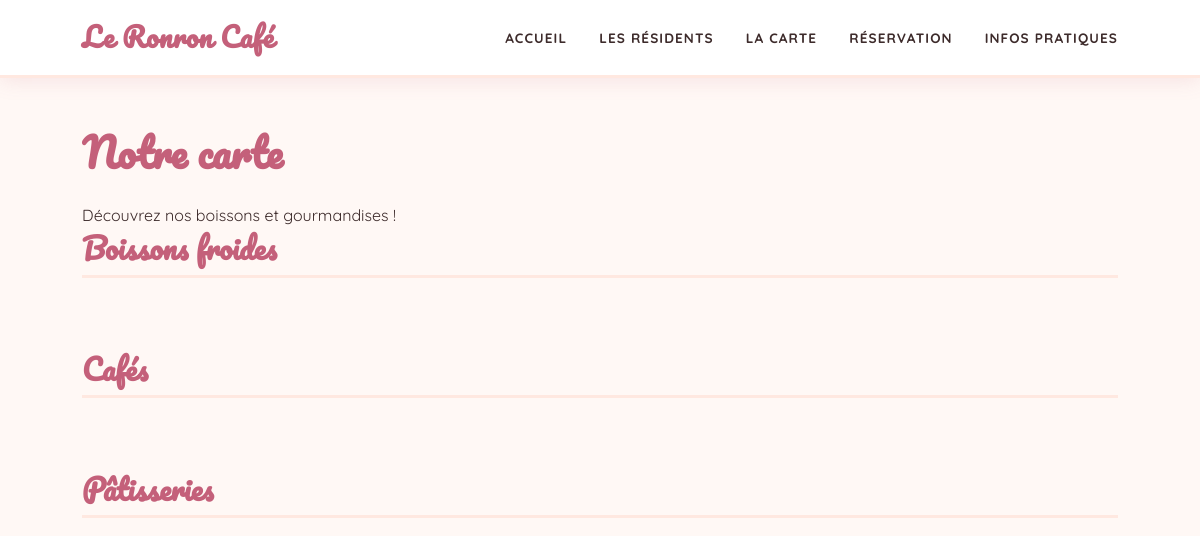
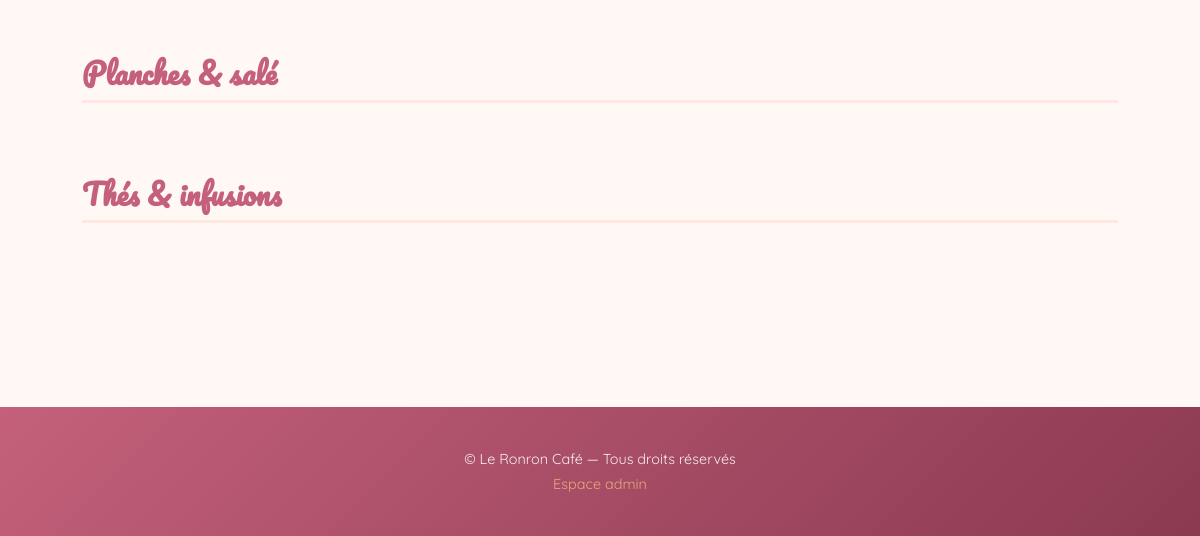
Before: /index.php?page=carte with the older database file (2 pictures, top to bottom).
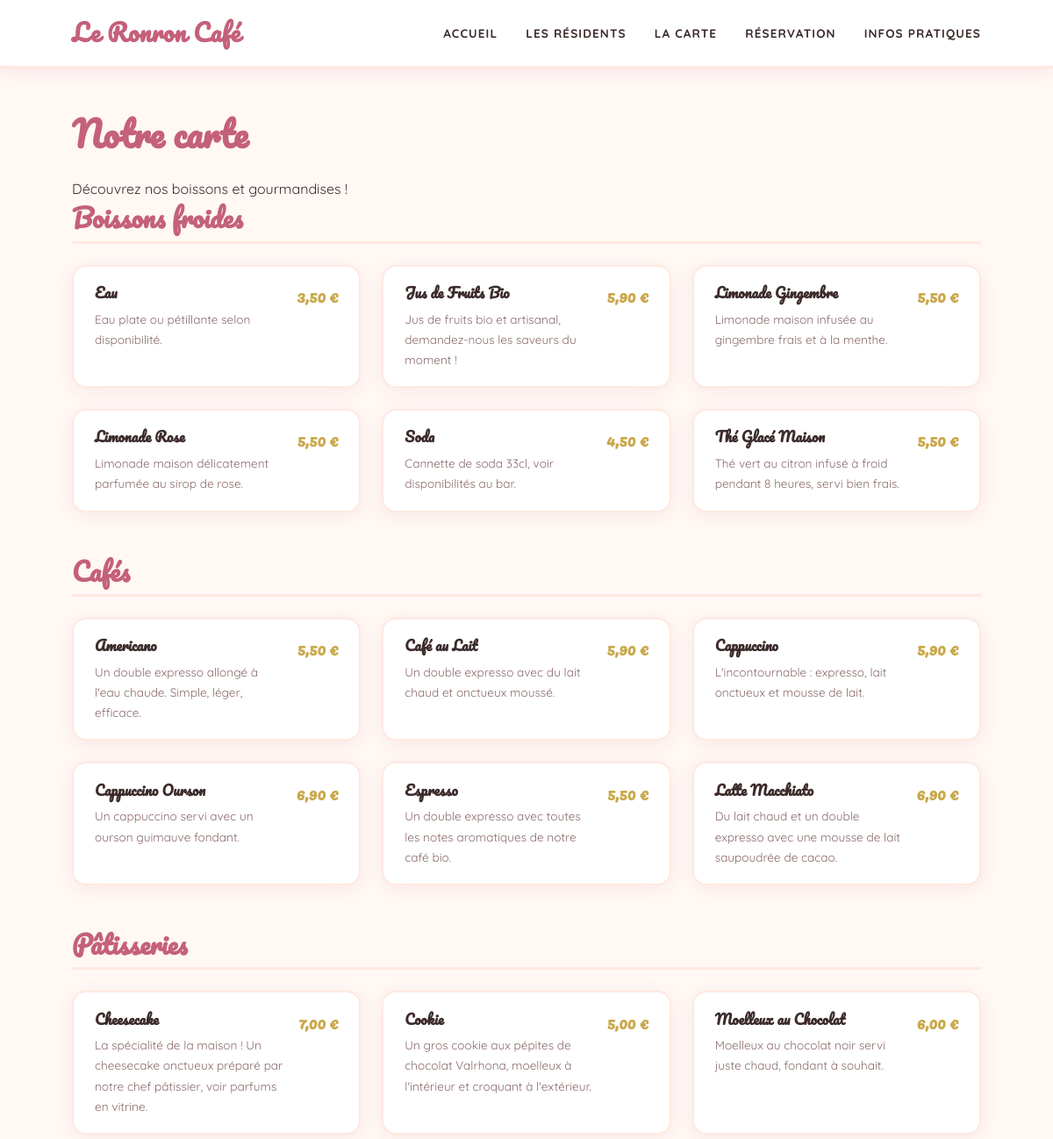
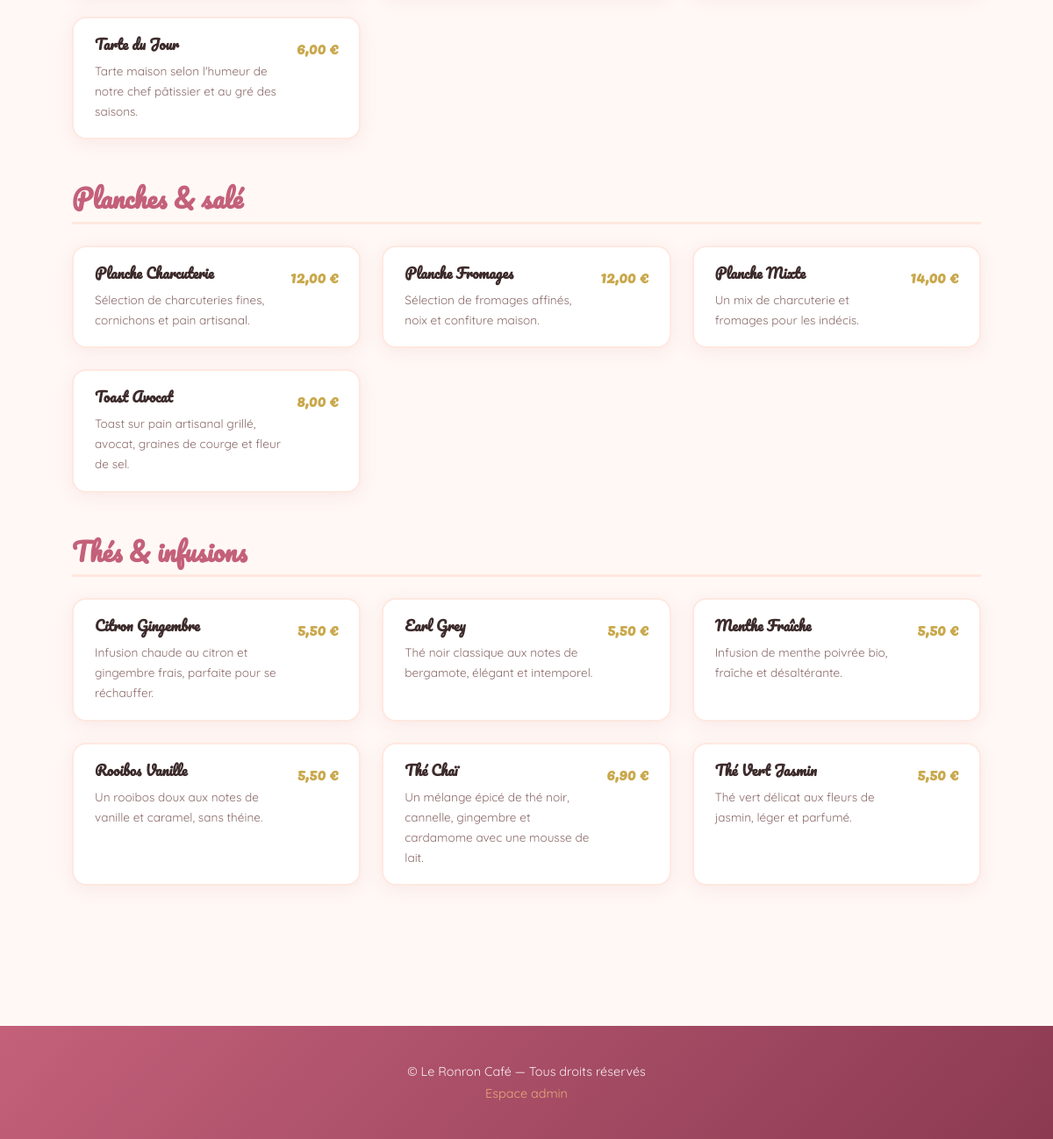
After: the same page with the newer database file (2 pictures, top to bottom).
### tables this page shows
CREATE TABLE `Categorie_Carte` (
  `id_categorie` int(11) NOT NULL,
  `nom` varchar(100) NOT NULL
);

CREATE TABLE `Article_Carte` (
  `id_article` int(11) NOT NULL,
  `nom` varchar(150) NOT NULL,
  `description` text,
  `prix` decimal(5,2) NOT NULL,
  `id_categorie` int(11) NOT NULL
);

### controllers/CarteController.php (called while the page is built, shortened)
<?php
require_once 'models/ArticleCarte.php';
require_once 'models/CategorieCarte.php';
class CarteController {
    private ArticleCarte $modelArticle;
    private CategorieCarte $modelCategorie;
    public function __construct() {
        $this->modelArticle = new ArticleCarte();
        $this->modelCategorie = new CategorieCarte();
    }
    public function index(): void {
        $categories = $this->modelCategorie->getAll();
        $articles = $this->modelArticle->getAll();
        include 'views/templates/header.php';
        include 'views/carte/index.php';
        include 'views/templates/footer.php';
    }
}
?>

### config/database.php (called while the page is built, shortened)
<?php
function getConnexion(): PDO {
    static $pdo = null;
    if ($pdo === null) {
        $dsn = 'mysql:host=' . DB_HOST . ';dbname=' . DB_NAME . ';charset=' . DB_CHARSET;
        try {
            $pdo = new PDO($dsn, DB_USER, DB_PASS, [
                PDO::ATTR_ERRMODE => PDO::ERRMODE_EXCEPTION,
                PDO::ATTR_DEFAULT_FETCH_MODE => PDO::FETCH_ASSOC,
            ]);
        } catch (PDOException $e) {
            die('Erreur de connexion : ' . $e->getMessage());
        }
    }
    return $pdo;
}
?>

### models/Model.php (called while the page is built, shortened)
<?php
require_once 'config/database.php';
abstract class Model {
    public function __construct() {
        $this->pdo = getConnexion();
    }
}
?>

### models/CategorieCarte.php (called while the page is built, shortened)
<?php
require_once 'models/Model.php';
class CategorieCarte extends Model {
    public function getAll() {
        $requete = $this->pdo->prepare(
            "SELECT * FROM Categorie_Carte ORDER BY nom"
        );
        $requete->execute();
        return $requete->fetchAll();
    }
}
?>

### models/ArticleCarte.php (called while the page is built, shortened)
<?php
require_once 'models/Model.php';
class ArticleCarte extends Model {
    public function getAll() {
        $requete = $this->pdo->prepare(
            "SELECT a.*, c.nom AS nom_categorie FROM Article_Carte a
             JOIN Categorie_Carte c ON a.id_categorie = c.id_categorie
             ORDER BY c.nom, a.nom"
        );
        $requete->execute();
        return $requete->fetchAll();
    }
}
?>

### views/carte/index.php (the view, shortened to what this page needs)
<h1>Notre carte</h1>
<p>Découvrez nos boissons et gourmandises !</p>
<?php foreach ($categories as $categorie) : ?>
    <section class="section-categorie">
        <h2><?= htmlspecialchars($categorie['nom']) ?></h2>
        <div class="grille-articles">
            <?php foreach ($articles as $article) : ?>
                <?php if ($article['id_categorie'] === $categorie['id_categorie']) : ?>
                    <article class="carte-article">
                        <div class="article-info">
                            <h3><?= htmlspecialchars($article['nom']) ?></h3>
                            <?php if ($article['description']) : ?>
                                <p><?=htmlspecialchars($article['description']) ?></p>
                            <?php endif; ?>
                        </div>
                        <span class="article-prix">
                            <?= number_format($article['prix'], 2, ',','') ?> €
                        </span>
                    </article>
                <?php endif; ?>
            <?php endforeach; ?>
        </div>
    </section>
<?php endforeach; ?>

### index.php (shortened to what this page needs)
<?php
require_once 'config/database.php';
require_once 'models/Model.php';
require_once 'models/CategorieCarte.php';
require_once 'models/ArticleCarte.php';
require_once 'controllers/CarteController.php';
$page = isset($_GET['page']) ? $_GET['page'] : 'accueil';
switch ($page) {
    case 'carte':
        $controller = new CarteController();
        $controller->index();
        break;
}
?>

### views/templates/header.php (shortened to what this page needs)
<!DOCTYPE html>
<html lang="fr">
    <head>
        <link rel="stylesheet" href="public/css/style.css">
    </head>
    <body>
    <header>
        <nav>
            <a href="index.php?page=accueil" class="nav-logo">Le Ronron Café</a>
            <ul class="nav-liens">
                <li><a href="index.php?page=accueil">Accueil</a></li>
                <li><a href="index.php?page=residents">Les résidents</a></li>
                <li><a href="index.php?page=carte">La carte</a></li>
                <li><a href="index.php?page=reservation">Réservation</a></li>
                <li><a href="index.php?page=infos">Infos pratiques</a></li>
            </ul>
        </nav>
    </header>
<main>

### views/templates/footer.php (shortened to what this page needs)
</main>
<footer>
    <p>© Le Ronron Café — Tous droits réservés</p>
    <p>
        <a href="index.php?page=login">Espace admin</a>
    </p>
</footer>
</body>
</html>

### public/css/style.css (style rules this page uses)
:root { --couleur-principale : #C4607A; --couleur-secondaire : #E8A87C; --couleur-accent : #C9A84C; --couleur-fond : #FFF8F5; --couleur-fond-clair : #FFE8E0; --couleur-texte : #3D2B2B; --couleur-texte-clair: #8B6A6A; --couleur-blanc : #FFFFFF; --couleur-erreur : #C0392B; --couleur-succes : #27AE60; --police-titre : 'Pacifico', cursive; --police-texte : 'Quicksand', sans-serif; --ombre : 0 4px 20px rgba(196, 96, 122, 0.1); --ombre-hover : 0 8px 30px rgba(196, 96, 122, 0.2); --border-radius : 16px; --transition : all 0.3s ease; }
*, *::before, *::after { box-sizing: border-box; margin: 0; padding: 0; }
body { font-family: var(--police-texte); background: var(--couleur-fond); color: var(--couleur-texte); font-size: 16px; line-height: 1.7; display: flex; flex-direction: column; min-height: 100vh; }
a { color: var(--couleur-principale); text-decoration: none; transition: var(--transition); }
header { background: var(--couleur-blanc); box-shadow: 0 2px 20px rgba(196, 96, 122, 0.15); position: sticky; top: 0; z-index: 100; border-bottom: 3px solid var(--couleur-fond-clair); width: 100%; }
nav { max-width: 1100px; margin: 0 auto; padding: 0 2rem; display: flex; align-items: center; justify-content: space-between; height: 75px; }
.nav-logo { font-family: var(--police-titre); font-size: 1.7rem; font-weight: 600; color: var(--couleur-principale); letter-spacing: 0.02em; }
.nav-liens { list-style: none; display: flex; gap: 2rem; align-items: center; }
.nav-liens a { font-size: 0.85rem; font-weight: 700; letter-spacing: 0.08em; text-transform: uppercase; color: var(--couleur-texte); padding: 6px 0; border-bottom: 2px solid transparent; transition: var(--transition); }
main { max-width: 1100px; margin: 0 auto; padding: 3rem 2rem; flex: 1; width: 100%; }
h1, h2, h3 { font-family: var(--police-titre); color: var(--couleur-principale); line-height: 1.3; }
h1 { font-size: 2.5rem; margin-bottom: 1.5rem; }
h2 { font-size: 1.8rem; margin-bottom: 1rem; }
h3 { font-size: 1.3rem; margin-bottom: 0.5rem; }
.section-categorie { margin-bottom: 3rem; }
.section-categorie h2 { border-bottom: 3px solid var(--couleur-fond-clair); padding-bottom: 0.5rem; margin-bottom: 1.5rem; }
.grille-articles { display: grid; grid-template-columns: repeat(auto-fill, minmax(280px, 1fr)); gap: 1.5rem; }
.carte-article { background: var(--couleur-blanc); border-radius: var(--border-radius); padding: 1.2rem 1.5rem; box-shadow: var(--ombre); display: flex; justify-content: space-between; align-items: flex-start; gap: 1rem; border: 2px solid var(--couleur-fond-clair); transition: var(--transition); }
.article-info h3 { font-size: 1rem; color: var(--couleur-texte); }
.article-info p { font-size: 0.85rem; color: var(--couleur-texte-clair); margin-top: 0.3rem; }
.article-prix { font-family: var(--police-titre); font-size: 1.1rem; font-weight: 600; color: var(--couleur-accent); white-space: nowrap; }
footer { background: linear-gradient(135deg, var(--couleur-principale), #8B3A52); color: rgba(255,255,255,0.9); text-align: center; padding: 2.5rem; margin-top: 4rem; font-size: 0.9rem; width: 100%; }
footer a { color: var(--couleur-secondaire); }

Changed rows visible on the page:
added article_carte: nom "Eau", description "Eau plate ou pétillante selon disponibilité.", prix "3,50", shown under categorie_carte "Boissons froides"
added article_carte: nom "Jus de Fruits Bio", description "Jus de fruits bio et artisanal, demandez-nous les saveurs du moment !", prix "5,90", shown under categorie_carte "Boissons froides"
added article_carte: nom "Limonade Gingembre", description "Limonade maison infusée au gingembre frais et à la menthe.", prix "5,50", shown under categorie_carte "Boissons froides"
added article_carte: nom "Limonade Rose", description "Limonade maison délicatement parfumée au sirop de rose.", prix "5,50", shown under categorie_carte "Boissons froides"
added article_carte: nom "Soda", description "Cannette de soda 33cl, voir disponibilités au bar.", prix "4,50", shown under categorie_carte "Boissons froides"
added article_carte: nom "Thé Glacé Maison", description "Thé vert au citron infusé à froid pendant 8 heures, servi bien frais.", prix "5,50", shown under categorie_carte "Boissons froides"
added article_carte: nom "Americano", description "Un double expresso allongé à l'eau chaude. Simple, léger, efficace.", prix "5,50", shown under categorie_carte "Cafés"
added article_carte: nom "Café au Lait", description "Un double expresso avec du lait chaud et onctueux moussé.", prix "5,90", shown under categorie_carte "Cafés"
added article_carte: nom "Cappuccino", description "L'incontournable : expresso, lait onctueux et mousse de lait.", prix "5,90", shown under categorie_carte "Cafés"
added article_carte: nom "Cappuccino Ourson", description "Un cappuccino servi avec un ourson guimauve fondant.", prix "6,90", shown under categorie_carte "Cafés"
added article_carte: nom "Espresso", description "Un double expresso avec toutes les notes aromatiques de notre café bio.", prix "5,50", shown under categorie_carte "Cafés"
added article_carte: nom "Latte Macchiato", description "Du lait chaud et un double expresso avec une mousse de lait saupoudrée de cacao.", prix "6,90", shown under categorie_carte "Cafés"
added article_carte: nom "Cheesecake", description "La spécialité de la maison ! Un cheesecake onctueux préparé par notre chef pâtissier, voir parfums en vitrine.", prix "7,00", shown under categorie_carte "Pâtisseries"
added article_carte: nom "Cookie", description "Un gros cookie aux pépites de chocolat Valrhona, moelleux à l'intérieur et croquant à l'extérieur.", prix "5,00", shown under categorie_carte "Pâtisseries"
added article_carte: nom "Moelleux au Chocolat", description "Moelleux au chocolat noir servi juste chaud, fondant à souhait.", prix "6,00", shown under categorie_carte "Pâtisseries"
added article_carte: nom "Tarte du Jour", description "Tarte maison selon l'humeur de notre chef pâtissier et au gré des saisons.", prix "6,00", shown under categorie_carte "Pâtisseries"
added article_carte: nom "Planche Charcuterie", description "Sélection de charcuteries fines, cornichons et pain artisanal.", prix "12,00", shown under categorie_carte "Planches & salé"
added article_carte: nom "Planche Fromages", description "Sélection de fromages affinés, noix et confiture maison.", prix "12,00", shown under categorie_carte "Planches & salé"
added article_carte: nom "Planche Mixte", description "Un mix de charcuterie et fromages pour les indécis.", prix "14,00", shown under categorie_carte "Planches & salé"
added article_carte: nom "Toast Avocat", description "Toast sur pain artisanal grillé, avocat, graines de courge et fleur de sel.", prix "8,00", shown under categorie_carte "Planches & salé"
added article_carte: nom "Citron Gingembre", description "Infusion chaude au citron et gingembre frais, parfaite pour se réchauffer.", prix "5,50", shown under categorie_carte "Thés & infusions"
added article_carte: nom "Earl Grey", description "Thé noir classique aux notes de bergamote, élégant et intemporel.", prix "5,50", shown under categorie_carte "Thés & infusions"
added article_carte: nom "Menthe Fraîche", description "Infusion de menthe poivrée bio, fraîche et désaltérante.", prix "5,50", shown under categorie_carte "Thés & infusions"
added article_carte: nom "Rooibos Vanille", description "Un rooibos doux aux notes de vanille et caramel, sans théine.", prix "5,50", shown under categorie_carte "Thés & infusions"
added article_carte: nom "Thé Chaï", description "Un mélange épicé de thé noir, cannelle, gingembre et cardamome avec une mousse de lait.", prix "6,90", shown under categorie_carte "Thés & infusions"
added article_carte: nom "Thé Vert Jasmin", description "Thé vert délicat aux fleurs de jasmin, léger et parfumé.", prix "5,50", shown under categorie_carte "Thés & infusions"
